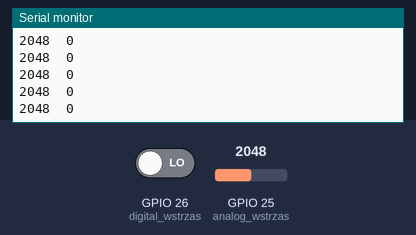
Bench run of a sketch on a simulated ESP32. Shown: the last lines printed to the serial monitor. The test bench sets the inputs (shaded band); at power-on: GPIO 25 (analog_wstrzas) = 2048, GPIO 26 (digital_wstrzas) LOW.

Above: at 1.2 s.
1.3 s: GPIO 25 (analog_wstrzas) set to 2866
At 1.9 s:
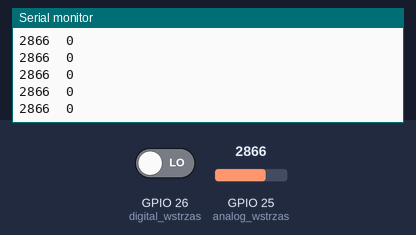
2.8 s: GPIO 26 (digital_wstrzas) driven HIGH
At 3.9 s:
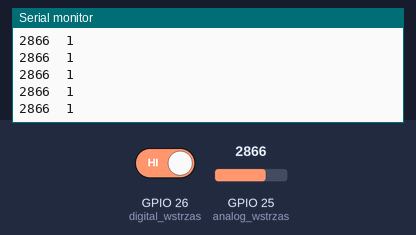
4.3 s: GPIO 25 (analog_wstrzas) set to 3603
At 5.1 s:
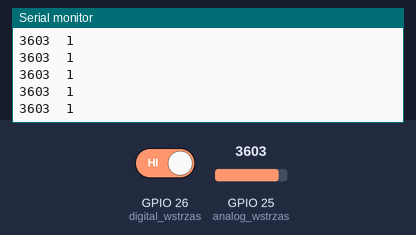
5.8 s: GPIO 26 (digital_wstrzas) driven LOW
At 6.7 s:
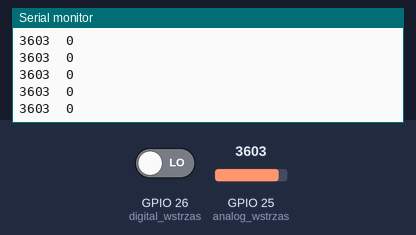
Timing chart, 0 to 8.3 s (numbered marks = the images above; inputs shaded):
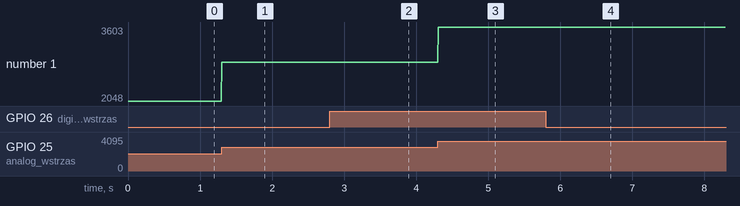

The sketch:

v1.ino
```cpp
#define digital_wstrzas 26
#define analog_wstrzas 25

void setup() {
  // put your setup code here, to run once:
  Serial.begin(115200);
  pinMode(digital_wstrzas,INPUT);
  pinMode(analog_wstrzas,INPUT);
}

void loop() {
  Serial.println(String(analogRead(analog_wstrzas))+"\t"+String(digitalRead(digital_wstrzas)));
  delay(10);
}
```

Measured:
- after the input at 1.3 s, the serial monitor: prints a new line at once (image 1)
- after the input at 2.8 s, the serial monitor: prints a new line at once (image 2)
- after the input at 4.3 s, the serial monitor: prints a new line at once (image 3)
- after the input at 5.8 s, the serial monitor: prints a new line at once (image 4)
- plotted number 1: 2048 → 2866 after the input at 1.3 s, 2866 → 3603 after the input at 4.3 s
